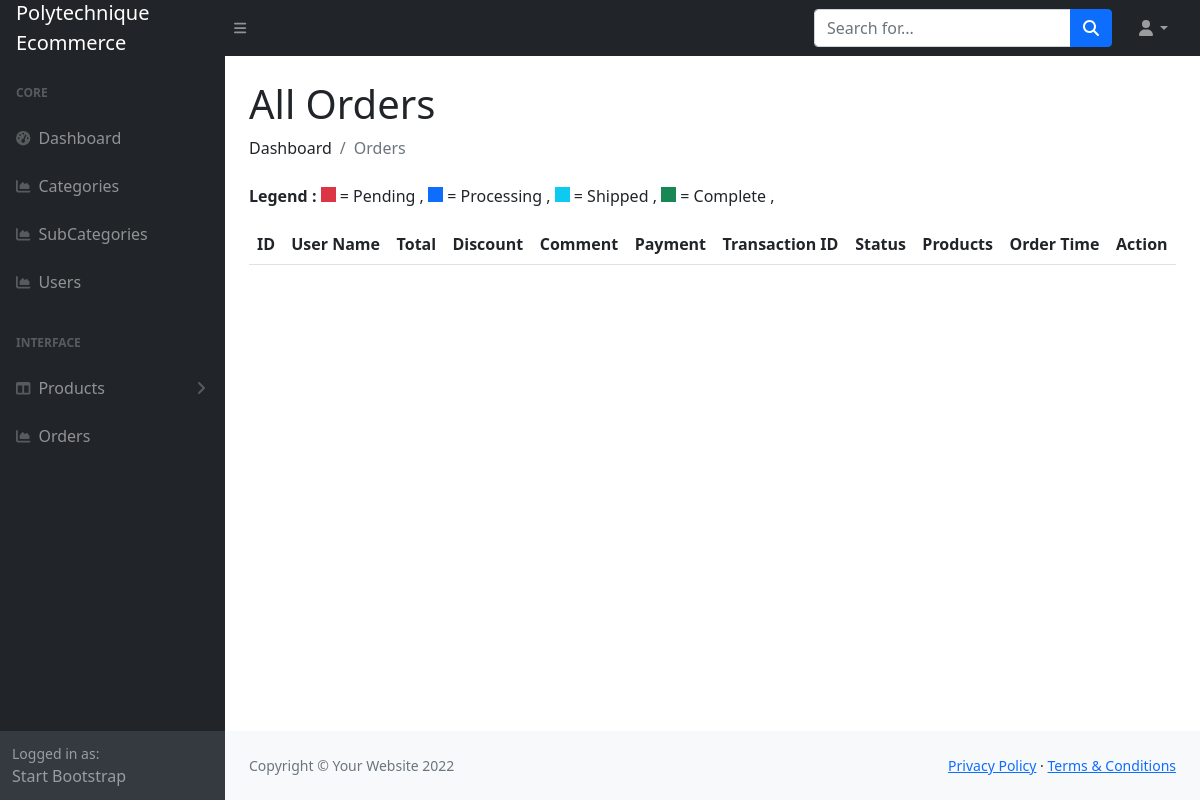
The app's page /admin/orders.php (signed in), older data.
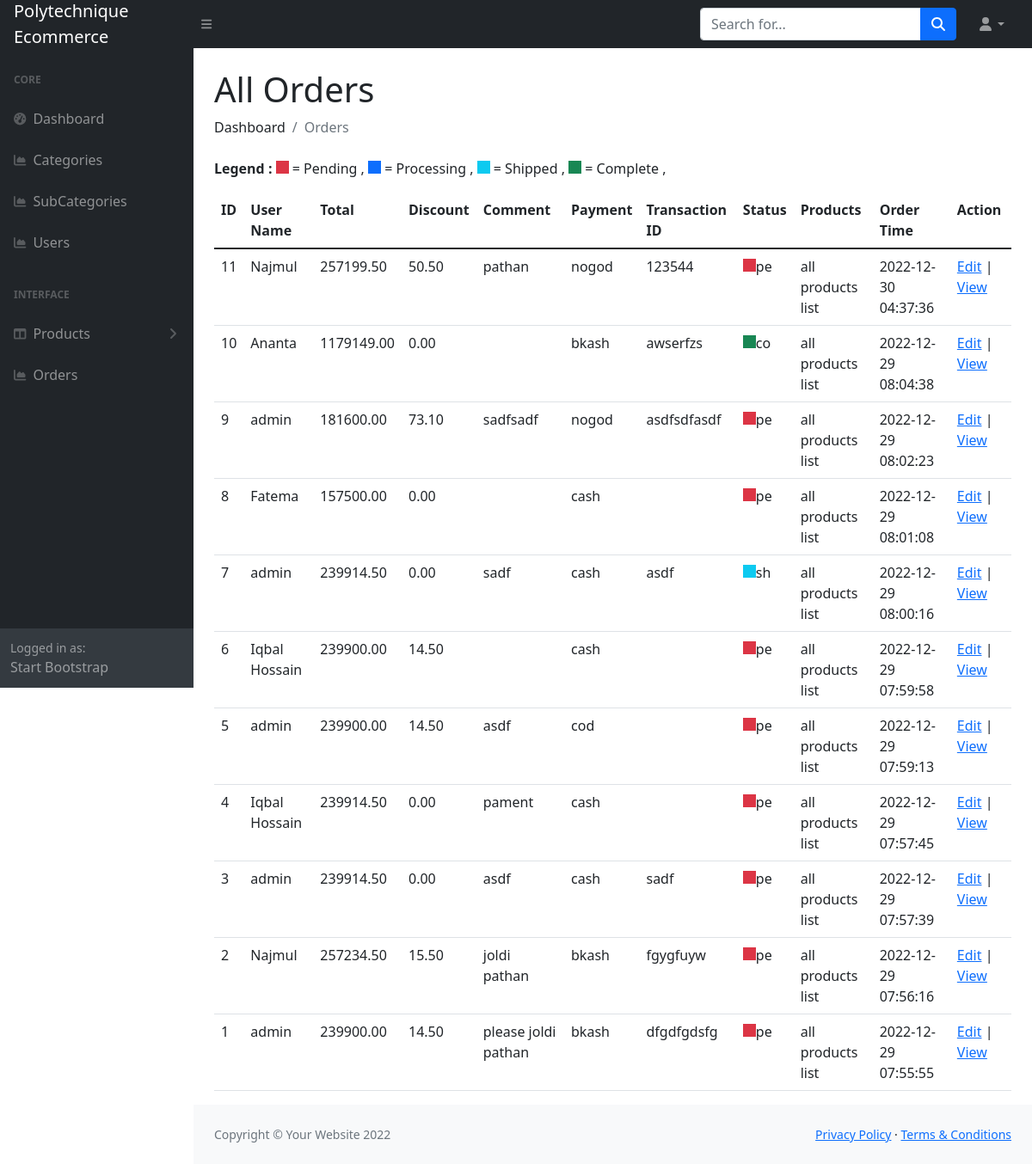
The same page, newer data.
### tables this page shows
CREATE TABLE `orders` (
  `id` int(11) NOT NULL,
  `user_id` int(11) NOT NULL,
  `total` float(10,2) NOT NULL,
  `discount` float(6,2) NOT NULL,
  `comment` varchar(512) NOT NULL,
  `payment` set('cash','bkash','nogod','cod') NOT NULL,
  `trxid` varchar(72) NOT NULL,
  `status` set('pe','pr','sh','co') NOT NULL DEFAULT 'pe' COMMENT '"pending","processing","shipped","completed"',
  `created_at` timestamp NOT NULL DEFAULT current_timestamp()
);

CREATE TABLE `users` (
  `id` int(11) NOT NULL,
  `username` varchar(128) NOT NULL,
  `email` varchar(128) NOT NULL,
  `password` varchar(256) NOT NULL,
  `role` set('1','2','3') NOT NULL DEFAULT '1',
  `created_at` timestamp NOT NULL DEFAULT current_timestamp()
);

### admin/orders.php (the view, shortened to what this page needs)
<?php require "inc/header.php"; ?>
    </head>
    <body class="sb-nav-fixed">
<?php require "inc/nav.php"; ?>
        <div id="layoutSidenav">
<?php require "inc/sidenav.php";?>
            <div id="layoutSidenav_content">
                <main>
                    <div class="container-fluid px-4">
                        <h1 class="mt-4">All Orders</h1>
                        <ol class="breadcrumb mb-4">
                            <li class="breadcrumb-item">Dashboard</li>
                            <li class="breadcrumb-item active">Orders</li>
                        </ol>
<div id="tableContainer">
    <p> <strong>Legend : </strong>
        <span class="smallbox bg-danger"></span> = Pending ,
        <span class="smallbox bg-primary"></span> = Processing ,
        <span class="smallbox bg-info"></span> = Shipped ,
        <span class="smallbox bg-success"></span> = Complete ,
    </p>
    <table class="table">
        <tr>
            <th>ID</th>
            <th>User Name</th>
            <th>Total</th>
            <th>Discount</th>
            <th>Comment</th>
            <th>Payment</th>
            <th>Transaction ID</th>
            <th>Status</th>
            <th>Products</th>
            <th>Order Time</th>
            <th>Action</th>
        </tr>
        <tbody>
            <?php
            require "../inc/connection.php";
        $q = "select orders.*, users.username as username from orders,users where orders.user_id=users.id order by orders.created_at desc";
        $allp = $conn->query($q);
        $html = "";
        while($row = $allp->fetch_assoc()){
            $html .="<tr>";
            $html .="<td>".$row['id']."</td>";
            $html .="<td>".$row['username']."</td>";
            $html .="<td>".$row['total']."</td>";
            $html .="<td>".$row['discount']."</td>";
            $html .="<td>".$row['comment']."</td>";
            $html .="<td>".$row['payment']."</td>";
            $html .="<td>".$row['trxid']."</td>";
            $boxcolor = null;
            if($row['status'] == "pe"){$boxcolor = "bg-danger";}
            if($row['status'] == "sh"){$boxcolor = "bg-info";}
            if($row['status'] == "co"){$boxcolor = "bg-success";}
            $html .="<td><span class='smallbox ".$boxcolor."'> </span>".$row['status']."</td>";
            $html .="<td>all products list</td>";
            $html .="<td>".$row['created_at']."</td>";
            $html .="<td><a target='_blank' href='orderstatus.php?id=".$row['id']."'>Edit</a> | <a target='_blank' href='orderdetails.php?id=".$row['id']."'>View</a></td>";
            $html .="</tr>";
        }
        echo $html;
            ?>
        </tbody>
    </table>
</div>
                    </div>
                </main>
 <?php require "inc/footer.php"; ?>
    </body>
</html>

### admin/inc/header.php (shortened to what this page needs)
<!DOCTYPE html>
<html lang="en">
    <head>
        <link href="https://cdn.jsdelivr.net/npm/simple-datatables@latest/dist/style.css" rel="stylesheet" />
        <link href="css/styles.css" rel="stylesheet" />
        <link rel="stylesheet" href="https://cdn.jsdelivr.net/npm/bootstrap-icons@1.10.3/font/bootstrap-icons.css">

### admin/inc/nav.php (shortened to what this page needs)
<nav class="sb-topnav navbar navbar-expand navbar-dark bg-dark">
            <a class="navbar-brand ps-3" href="index.html">Polytechnique<br> Ecommerce</a>
            <button class="btn btn-link btn-sm order-1 order-lg-0 me-4 me-lg-0" id="sidebarToggle" href="#!"><i class="fas fa-bars"></i></button>
            <form class="d-none d-md-inline-block form-inline ms-auto me-0 me-md-3 my-2 my-md-0">
                <div class="input-group">
                    <input class="form-control" type="text" placeholder="Search for..." aria-label="Search for..." aria-describedby="btnNavbarSearch" />
                    <button class="btn btn-primary" id="btnNavbarSearch" type="button"><i class="fas fa-search"></i></button>
                </div>
            </form>
            <ul class="navbar-nav ms-auto ms-md-0 me-3 me-lg-4">
                <li class="nav-item dropdown">
                    <a class="nav-link dropdown-toggle" id="navbarDropdown" href="#" role="button" data-bs-toggle="dropdown" aria-expanded="false"><i class="fas fa-user fa-fw"></i></a>
                </li>
            </ul>
        </nav>

### admin/inc/sidenav.php (shortened to what this page needs)
<div id="layoutSidenav_nav">
                <nav class="sb-sidenav accordion sb-sidenav-dark" id="sidenavAccordion">
                    <div class="sb-sidenav-menu">
                        <div class="nav">
                            <div class="sb-sidenav-menu-heading">Core</div>
                            <a class="nav-link" href="dashboard.php">
                                <div class="sb-nav-link-icon"><i class="fas fa-tachometer-alt"></i></div>
                                Dashboard
                            </a>
                            <a class="nav-link" href="categories.php">
                                <div class="sb-nav-link-icon"><i class="fas fa-chart-area"></i></div>
                                Categories
                            </a>
                            <a class="nav-link" href="subcategories.php">
                                <div class="sb-nav-link-icon"><i class="fas fa-chart-area"></i></div>
                                SubCategories
                            </a>
                            <a class="nav-link" href="users.php">
                                <div class="sb-nav-link-icon"><i class="fas fa-chart-area"></i></div>
                                Users
                            </a>
                            <div class="sb-sidenav-menu-heading">Interface</div>
                            <a class="nav-link collapsed" href="#" data-bs-toggle="collapse" data-bs-target="#collapseLayouts" aria-expanded="false" aria-controls="collapseLayouts">
                                <div class="sb-nav-link-icon"><i class="fas fa-columns"></i></div>
                                Products
                                <div class="sb-sidenav-collapse-arrow"><i class="fas fa-angle-down"></i></div>
                            </a>
                            <a class="nav-link" href="orders.php">
                                <div class="sb-nav-link-icon"><i class="fas fa-chart-area"></i></div>
                                Orders
                            </a>
                        </div>
                    </div>
                    <div class="sb-sidenav-footer">
                        <div class="small">Logged in as:</div>
                        Start Bootstrap
                    </div>
                </nav>
            </div>

### admin/inc/footer.php (shortened to what this page needs)
<footer class="py-4 bg-light mt-auto">
                    <div class="container-fluid px-4">
                        <div class="d-flex align-items-center justify-content-between small">
                            <div class="text-muted">Copyright &copy; Your Website 2022</div>
                            <div>
                                <a href="#">Privacy Policy</a>
                                &middot;
                                <a href="#">Terms &amp; Conditions</a>
                            </div>
                        </div>
                    </div>
                </footer>
            </div>
        </div>

### admin/inc/header.php (style rules this page uses)
.smallbox { display: inline-block; width:15px ; height: 15px; }

Row changes from the older to the newer data that the page shows:
added orders: id "11", user.username "Najmul", total "257199.50", discount "50.50", comment "pathan", payment "nogod", trxid "123544", status "pe", created_at "2022-12-30 04:37:36"
added orders: id "10", user.username "Ananta", total "1179149.00", discount "0.00", payment "bkash", trxid "awserfzs", status "co", created_at "2022-12-29 08:04:38"
added orders: id "9", user.username "admin", total "181600.00", discount "73.10", comment "sadfsadf", payment "nogod", trxid "asdfsdfasdf", status "pe", created_at "2022-12-29 08:02:23"
added orders: id "8", user.username "Fatema", total "157500.00", discount "0.00", payment "cash", status "pe", created_at "2022-12-29 08:01:08"
added orders: id "7", user.username "admin", total "239914.50", discount "0.00", comment "sadf", payment "cash", trxid "asdf", status "sh", created_at "2022-12-29 08:00:16"
added orders: id "6", user.username "Iqbal Hossain", total "239900.00", discount "14.50", payment "cash", status "pe", created_at "2022-12-29 07:59:58"
added orders: id "5", user.username "admin", total "239900.00", discount "14.50", comment "asdf", payment "cod", status "pe", created_at "2022-12-29 07:59:13"
added orders: id "4", user.username "Iqbal Hossain", total "239914.50", discount "0.00", comment "pament", payment "cash", status "pe", created_at "2022-12-29 07:57:45"
added orders: id "3", user.username "admin", total "239914.50", discount "0.00", comment "asdf", payment "cash", trxid "sadf", status "pe", created_at "2022-12-29 07:57:39"
added orders: id "2", user.username "Najmul", total "257234.50", discount "15.50", comment "joldi pathan", payment "bkash", trxid "fgygfuyw", status "pe", created_at "2022-12-29 07:56:16"
added orders: id "1", user.username "admin", total "239900.00", discount "14.50", comment "please joldi pathan", payment "bkash", trxid "dfgdfgdsfg", status "pe", created_at "2022-12-29 07:55:55"
